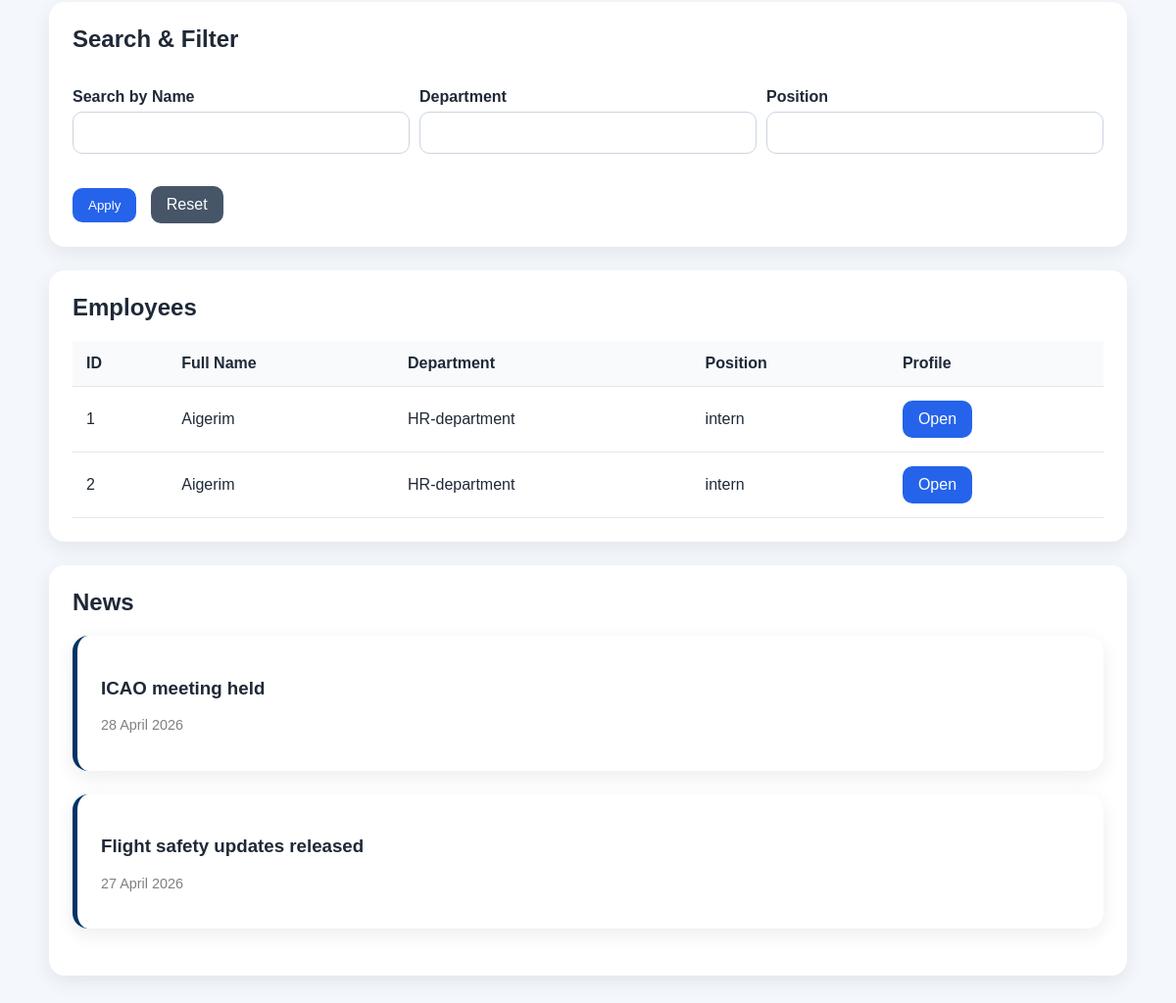
The app's page /dashboard (lower part), older data.
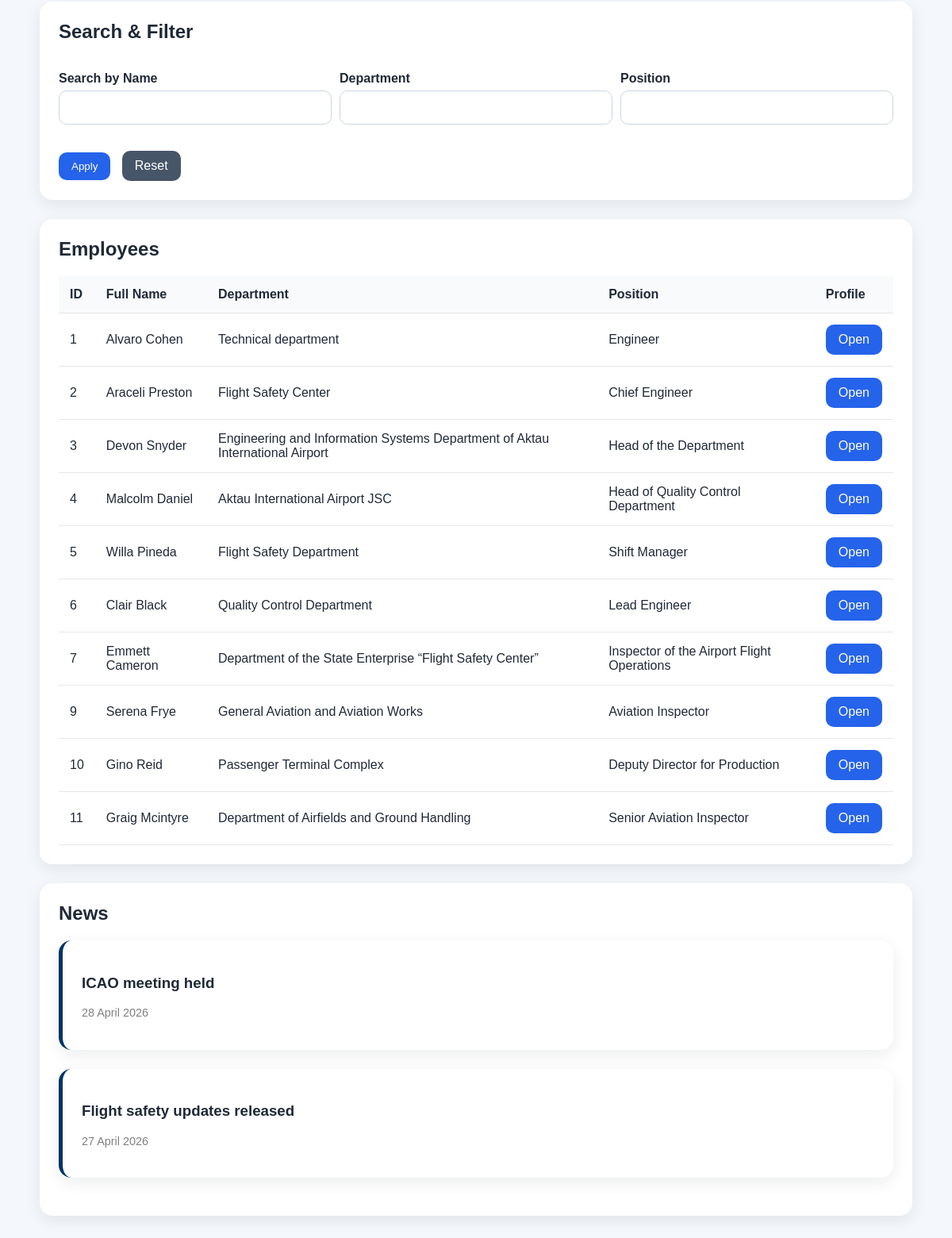
The same page, newer data.
### app/models.py (models this page shows)
class Employee(Base):
    __tablename__ = "employees"
    id = Column(Integer, primary_key=True, index=True)
    full_name = Column(String(255), nullable=False)
    department = Column(String(255), nullable=False)
    position = Column(String(255), nullable=False)
    experience_summary = Column(Text, nullable=True)
    experiences = relationship(
        "WorkExperience",
        back_populates="employee",
        cascade="all, delete-orphan"
    )
    documents = relationship(
        "Document",
        back_populates="employee",
        cascade="all, delete-orphan"
    )

### app/main.py (the view)
@app.get("/dashboard")
def dashboard(
    request: Request,
    search: str = "",
    department: str = "",
    position: str = "",
    lang: str = "en",
    db: Session = Depends(get_db)
):
    query = db.query(Employee)
    if search:
        query = query.filter(Employee.full_name.ilike(f"%{search}%"))
    if department:
        query = query.filter(Employee.department.ilike(f"%{department}%"))
    if position:
        query = query.filter(Employee.position.ilike(f"%{position}%"))
    employees = query.all()
    return templates.TemplateResponse(
        request=request,
        name="dashboard.html",
        context={
            "request": request,
            "employees": employees,
            "search": search,
            "department": department,
            "position": position,
            "t": translations.get(lang, translations["en"]),
            "lang": lang,
            "news": news
        }
    )

### app/templates/dashboard.html (shortened to what this page needs)
{% extends "base.html" %}
{% block content %}
<div class="card">
    <h2>Search & Filter</h2>
    <form method="get" action="/dashboard">
        <div style="display: flex; gap: 10px; flex-wrap: wrap;">
            <div style="flex: 1;">
                <label>Search by Name</label>
                <input type="text" name="search" value="{{ search }}" style="width: 100%;">
            </div>
            <div style="flex: 1;">
                <label>{{ t.department }}</label>
                <input type="text" name="department" value="{{ department }}" style="width: 100%;">
            </div>
            <div style="flex: 1;">
                <label>{{ t.position }}</label>
                <input type="text" name="position" value="{{ position }}" style="width: 100%;">
            </div>
        </div>
        <div style="margin-top: 15px;">
            <button class="btn" type="submit">Apply</button>
            <a class="btn btn-secondary" href="/dashboard?lang={{ lang }}">Reset</a>
        </div>
    </form>
</div>
<div class="card">
    <h2>{{ t.employees }}</h2>
    <table>
        <thead>
            <tr>
                <th>ID</th>
                <th>Full Name</th>
                <th>{{ t.department }}</th>
                <th>{{ t.position }}</th>
                <th>Profile</th>
            </tr>
        </thead>
        <tbody>
            {% for employee in employees %}
            <tr>
                <td>{{ employee.id }}</td>
                <td>{{ employee.full_name }}</td>
                <td>{{ employee.department }}</td>
                <td>{{ employee.position }}</td>
                <td>
                    <a class="btn" href="/employees/{{ employee.id }}?lang={{ lang }}">{{ t.open }}</a>
                </td>
            </tr>
            {% else %}
            <tr>
                <td colspan="5" style="text-align: center;">No employees found.</td>
            </tr>
            {% endfor %}
        </tbody>
    </table>
</div>
<div class="card">
    <h2>News</h2>
    {% for n in news %}
        <div class="card" style="margin-top:10px; border-left: 5px solid #003366;">
            <h3>{{ n.title[lang] }}</h3>
            <p style="color: gray; font-size: 0.9em;">{{ n.date }}</p>
        </div>
    {% endfor %}
</div>
{% endblock %}

### app/templates/base.html (shortened to what this page needs)
<!DOCTYPE html>
<html lang="en">
<head>
    <link rel="stylesheet" href="/static/style.css">
</head>
<body>
<main class="container">
    {% block content %}{% endblock %}
</main>
</body>
</html>

### app/static/style.css (style rules this page uses)
body { margin: 0; font-family: Arial, sans-serif; background: #f4f7fb; color: #1f2937; }
.container { max-width: 1100px; margin: 40px auto; padding: 0 20px; }
.card { background: white; padding: 24px; border-radius: 16px; box-shadow: 0 6px 20px rgba(15, 23, 42, 0.08); margin-bottom: 24px; }
h2 { margin-top: 0; }
.btn { display: inline-block; background: #2563eb; color: white; padding: 10px 16px; border-radius: 10px; text-decoration: none; border: none; cursor: pointer; }
.btn-secondary { background: #475569; }
table { width: 100%; border-collapse: collapse; margin-top: 16px; }
th, td { padding: 14px; border-bottom: 1px solid #e5e7eb; text-align: left; }
th { background: #f8fafc; font-weight: bold; }
label { display: block; margin-top: 16px; margin-bottom: 6px; font-weight: 600; }
input[type="text"], textarea { width: 100%; padding: 12px 14px; border: 1px solid #cbd5e1; border-radius: 10px; font-size: 15px; box-sizing: border-box; }
form .btn { margin-top: 18px; margin-right: 10px; }

Row changes from the older to the newer data that the page shows:
changed Employee id 1: full_name "Aigerim" → "Alvaro Cohen"; department "HR-department" → "Technical department"; position "intern" → "Engineer"
changed Employee id 2: full_name "Aigerim" → "Araceli Preston"; department "HR-department" → "Flight Safety Center"; position "intern" → "Chief Engineer"
added Employee: id "3", full_name "Devon Snyder", department "Engineering and Information Systems Department of Aktau International Airport", position "Head of the Department", open "Open"
added Employee: id "4", full_name "Malcolm Daniel", department "Aktau International Airport JSC", position "Head of Quality Control Department", open "Open"
added Employee: id "5", full_name "Willa Pineda", department "Flight Safety Department", position "Shift Manager", open "Open"
added Employee: id "6", full_name "Clair Black", department "Quality Control Department", position "Lead Engineer", open "Open"
added Employee: id "7", full_name "Emmett Cameron", department "Department of the State Enterprise “Flight Safety Center”", position "Inspector of the Airport Flight Operations", open "Open"
added Employee: id "9", full_name "Serena Frye", department "General Aviation and Aviation Works", position "Aviation Inspector", open "Open"
added Employee: id "10", full_name "Gino Reid", department "Passenger Terminal Complex", position "Deputy Director for Production", open "Open"
added Employee: id "11", full_name "Graig Mcintyre", department "Department of Airfields and Ground Handling", position "Senior Aviation Inspector", open "Open"
